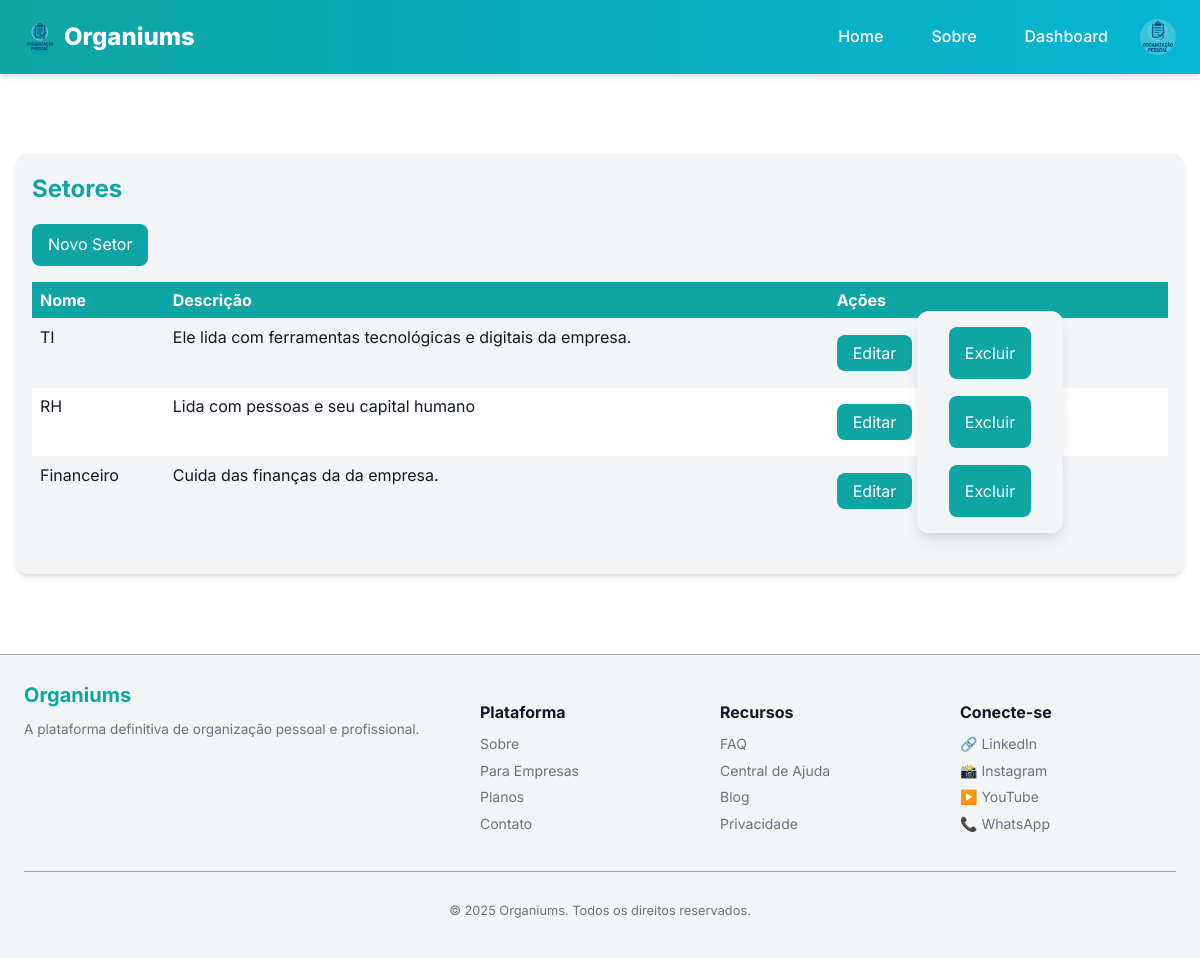
Screenshot of /client/sectors (signed in) with the database file from the repository.
### models.py (models this page shows, shortened)
class User(UserMixin, db.Model):
    __tablename__ = "user"
    id = db.Column(db.Integer, primary_key=True)
    username = db.Column(db.String(50), unique=True, index=True, nullable=False)
    name = db.Column(db.String(120), nullable=False)
    email = db.Column(db.String(120), unique=True, index=True, nullable=False)
    password_hash = db.Column(db.String(128))
    avatar = db.Column(db.String(200))
    role = db.Column(db.String(30), default="cliente", nullable=False)
    company_id = db.Column(db.Integer, db.ForeignKey('company.id'), nullable=True)
    def is_admin(self):
        return self.role == "admin"
    def is_cliente_adm(self):
        return self.role == "cliente_adm"

class Sector(db.Model):
    __tablename__ = "sector"
    id = db.Column(db.Integer, primary_key=True)
    company_id = db.Column(db.Integer, db.ForeignKey('company.id'), nullable=False)
    name = db.Column(db.String(200), nullable=False)
    description = db.Column(db.Text, nullable=True)
    created_at = db.Column(db.DateTime, default=db.func.current_timestamp())
    company = db.relationship('Company', backref='sectors')
    collaborators = db.relationship('Collaborator', backref='sector', lazy=True)

### app/views.py (the view)
@bp.route('/client/sectors')
@login_required
def client_sectors():
    if not current_user.is_cliente_adm() and not current_user.is_admin():
        abort(403)
    sectors = Sector.query.filter_by(company_id=current_user.company_id).all()
    return render_template('client/sectors_list.html', sectors=sectors)

### manage.py (called while the page is built)
def create_app(config_object=None):
    app = Flask(__name__, template_folder='app/templates', static_folder='app/static')
    app.config.from_object(config_object or Config)
    db.init_app(app)
    migrate.init_app(app, db)
    login.init_app(app)
    from models import User
    @login.user_loader
    def load_user(user_id):
        return User.query.get(int(user_id))
    from app.views import bp as app_bp
    from api.views import bp as api_bp
    app.register_blueprint(app_bp)
    app.register_blueprint(api_bp, url_prefix='/api')
    app.config['MAX_CONTENT_LENGTH'] = 2 * 1024 * 1024
    register_error_handlers(app)
    @app.shell_context_processor
    def make_shell_context():
        return {'db': db, 'User': User}
    return app

### app/templates/client/sectors_list.html (shortened to what this page needs)
{% extends "base.html" %}
{% block content %}
<div class="container client-section">
  <h1>Setores</h1>
  <button data-action="create" data-type="sector">Novo Setor</button>
  {% if sectors %}
  <table class="client-table">
    <thead>
      <tr>
        <th>Nome</th>
        <th>Descrição</th>
        <th>Ações</th>
      </tr>
    </thead>
    <tbody>
      {% for s in sectors %}
      <tr>
        <td>{{ s.name }}</td>
        <td>{{ s.description or '-' }}</td>
        <td>
          <button data-action="edit" data-type="sector" data-id="{{ s.id }}" data-title="{{ s.name }}" data-description="{{ s.description or '' }}">Editar</button>
          <form action="{{ url_for('app_bp.delete_sector', sector_id=s.id) }}" method="POST" style="display:inline;">
            <button type="submit" onclick="return confirm('Excluir setor?')">Excluir</button>
          </form>
        </td>
      </tr>
      {% endfor %}
    </tbody>
  </table>
  {% else %}
  <p>Nenhum setor cadastrado.</p>
  {% endif %}
</div>
{% endblock %}

### app/templates/components/header.html (shortened to what this page needs)
<header class="site-header">
  <div class="header-wrap">
    <a class="brand" href="{{ url_for('app_bp.home') }}">
      <img class="brand-logo" src="{{ url_for('static', filename='img/logo.png') }}" alt="Organiums" width="32" height="32">
      Organiums
    </a>
    <nav class="desktop-nav">
      <a class="nav-link" href="{{ url_for('app_bp.home') }}">Home</a>
      <a class="nav-link" href="{{ url_for('app_bp.about') }}">Sobre</a>
      {% if current_user.is_authenticated %}
        <a class="nav-link" href="{{ url_for('app_bp.dashboard') }}">Dashboard</a>
        <div class="user-menu">
          {% if current_user.avatar %}
            <img src="{{ current_user.avatar }}" alt="Avatar de {{ current_user.name }}" width="32" height="32" class="user-avatar">
          {% else %}
            <div class="user-avatar placeholder-avatar">{{ current_user.name[0]|upper }}</div>
          {% endif %}
        </div>
      {% else %}
        <a class="nav-link" href="{{ url_for('app_bp.login') }}">Entrar</a>
        <a class="nav-link" href="{{ url_for('app_bp.register') }}">Cadastrar</a>
      {% endif %}
    </nav>
  </div>
</header>

### app/static/css/main.css (style rules this page uses)
* { box-sizing: border-box; }
body { font-family: var(--font-base); background: var(--bg); color: var(--fg); margin: 0; padding: 0; line-height: var(--line-height); }
.container { max-width: var(--container-width); margin: var(--spacing-xl) auto; padding: var(--spacing-md); }
button { background: var(--brand-primary); border: none; color: #fff; padding: var(--spacing-sm) var(--spacing-md); border-radius: var(--radius); cursor: pointer; transition: var(--transition); }
input, button { font: inherit; }

### app/static/css/vars.css (style rules this page uses)
:root { --bg: #ffffff; --fg: #111827; --bg-light: #f3f4f6; --muted: #6b7280; --muted-light: #9ca3af; --border: #e5e7eb; --surface: #ffffff; --brand-primary: #0ea5a4; --brand-secondary: #06b6d4; --brand-dark: #0d9488; --success: #10b981; --success-bg: #d1fae5; --danger: #ef4444; --danger-bg: #fee2e2; --warning: #f59e0b; --warning-bg: #fef3c7; --info: #3b82f6; --info-bg: #dbeafe; --font-base: 'Inter', system-ui, Arial, sans-serif; --font-alt: 'Inter', system-ui, Arial, sans-serif; --text-xs: 0.75rem; --text-sm: 0.875rem; --text-md: 1rem; --text-lg: 1.125rem; --text-xl: 1.25rem; --text-2xl: 1.5rem; --text-3xl: 1.875rem; --line-height: 1.6; --container-width: 1200px; --spacing-xs: 4px; --spacing-sm: 8px; --spacing-md: 16px; --spacing-lg: 24px; --spacing-xl: 32px; --spacing-2xl: 48px; --radius: 8px; --radius-lg: 12px; --radius-full: 9999px; --shadow: 0 4px 6px -1px rgba(0, 0, 0, 0.1), 0 2px 4px -1px rgba(0, 0, 0, 0.06); --shadow-md: 0 10px 15px -3px rgba(0, 0, 0, 0.1), 0 4px 6px -2px rgba(0, 0, 0, 0.05); --shadow-lg: 0 20px 25px -5px rgba(0, 0, 0, 0.1), 0 10px 10px -5px rgba(0, 0, 0, 0.04); --transition: all 0.3s ease; --modal-bg: var(--surface); --overlay-bg: rgba(0, 0, 0, 0.6); }

### app/static/css/components/header.css (style rules this page uses)
.site-header { background: linear-gradient(90deg, var(--brand-primary), var(--brand-secondary)); color: white; position: sticky; top: 0; z-index: 1000; box-shadow: var(--shadow); }
.header-wrap { max-width: var(--container-width); margin: 0 auto; display: flex; justify-content: space-between; align-items: center; padding: var(--spacing-md) var(--spacing-lg); }
.brand { font-weight: 800; color: white; text-decoration: none; font-size: 1.5rem; display: flex; align-items: center; gap: var(--spacing-sm); }
.brand-logo { height: 32px; width: auto; }
.desktop-nav { display: flex; align-items: center; gap: var(--spacing-md); }
.nav-link { color: white; text-decoration: none; font-weight: 500; padding: var(--spacing-sm) var(--spacing-md); border-radius: var(--radius); transition: var(--transition); position: relative; }
.nav-link::after { content: ''; position: absolute; bottom: 0; left: 50%; width: 0; height: 2px; background-color: white; transition: var(--transition); transform: translateX(-50%); }
.user-menu { display: flex; align-items: center; gap: var(--spacing-sm); position: relative; }
.user-avatar { width: 36px; height: 36px; border-radius: 50%; background-color: rgba(255, 255, 255, 0.2); display: flex; align-items: center; justify-content: center; font-weight: 600; cursor: pointer; }

### app/static/css/pages/public/ajuda.css (style rules this page uses)
table { width: 100%; border-collapse: collapse; margin-bottom: var(--spacing-xl); }
thead { background: var(--brand-primary); color: white; }
thead th { padding: var(--spacing-sm); text-align: left; }
tbody tr { background: var(--bg-light); border-bottom: 1px solid var(--muted-light); }
tbody td { padding: var(--spacing-sm); vertical-align: top; }
tbody tr:nth-child(even) { background: var(--bg); }
form button { background: var(--brand-primary); color: white; padding: var(--spacing-sm) var(--spacing-md); border-radius: var(--radius); border: none; cursor: pointer; transition: var(--transition); }

### app/static/css/pages/auth/registro.css (style rules this page uses)
form { max-width: 500px; margin: 0 auto; padding: var(--spacing-xl); background: var(--bg-light); border-radius: var(--radius-lg); box-shadow: var(--shadow-md); display: flex; flex-direction: column; gap: var(--spacing-md); }
form button { background: var(--brand-primary); color: white; border: none; padding: var(--spacing-md); border-radius: var(--radius); cursor: pointer; font-size: 1rem; transition: var(--transition); }

### app/static/css/pages/auth/login.css (style rules this page uses)
form { max-width: 400px; margin: 0 auto; padding: var(--spacing-xl); background: var(--bg-light); border-radius: var(--radius-lg); box-shadow: var(--shadow-md); display: flex; flex-direction: column; gap: var(--spacing-md); }
form button { background: var(--brand-primary); color: white; border: none; padding: var(--spacing-md); border-radius: var(--radius); cursor: pointer; font-size: 1rem; transition: var(--transition); }

### rows the page displays
User: avatar (picture)
Sector: name "TI", description "Ele lida com ferramentas tecnológicas e digitais da empresa."
Sector: name "RH", description "Lida com pessoas e seu capital humano"
Sector: name "Financeiro", description "Cuida das finanças da da empresa."

### other values shown
{{ current_year|default(2025) }} "2025"
